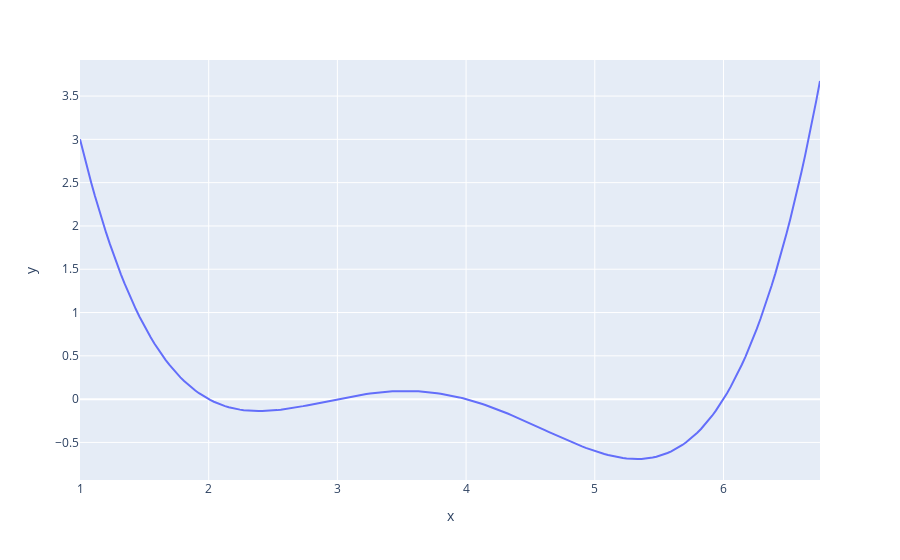

Write notebook code for a chart like this one.
### Code cell
def arbitrary(x):
    return (x**4 - 15*x**3 + 80*x**2 - 180*x + 144)/10

x = np.linspace(1, 6.75, 200)
px.line(y = arbitrary(x), x = x)

### Figure 1 — Plotly figure (JSON) as saved in the notebook; plotly's stock layout.template omitted (floating-point values rounded to 4 significant figures; data arrays with more than 128 entries replaced by an {"elided": "..."} marker saying what was removed)
{"data": [{"hovertemplate": "x=%{x}<br>y=%{y}<extra></extra>", "legendgroup": "", "line": {"color": "#636efa", "dash": "solid"}, "marker": {"symbol": "circle"}, "mode": "lines", "name": "", "orientation": "v", "showlegend": false, "type": "scatter", "x": {"elided": "200 float values"}, "xaxis": "x", "y": {"elided": "200 float values"}, "yaxis": "y"}], "layout": {"legend": {"tracegroupgap": 0}, "margin": {"t": 60}, "xaxis": {"anchor": "y", "domain": [0, 1], "title": {"text": "x"}}, "yaxis": {"anchor": "x", "domain": [0, 1], "title": {"text": "y"}}}}
